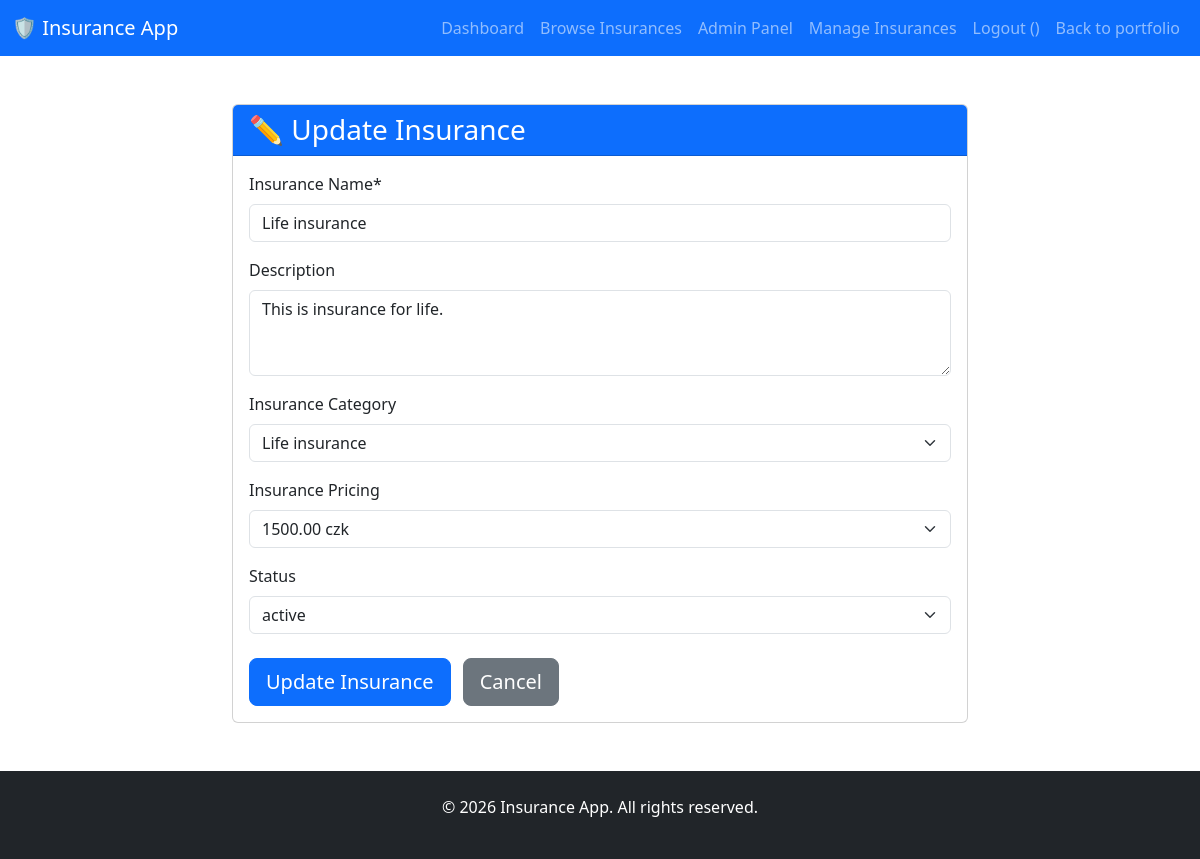
Screenshot of /insurance/1/update/ (signed in) with the database file from the repository.
### insuranceapp/models.py (models this page shows, shortened)
class Insurance(models.Model):
    name=models.CharField(max_length=100, blank=False)
    description=models.TextField(blank=True, null=True)
    ins_category = models.ForeignKey(InsCategory, on_delete=models.CASCADE, related_name='insurances', null=True, blank=True)
    price=models.ForeignKey(Price, on_delete=models.CASCADE, related_name='insurances', null=True, blank=True)
    status = models.ForeignKey(InsuranceStatus, on_delete=models.CASCADE, related_name='insurances', null=True, blank=True)
    class Meta:
        verbose_name = "insurance"
        verbose_name_plural = "insurances"

class InsCategory(models.Model):
    name = models.CharField(max_length=100, blank=False)
    def __str__(self):
        return self.name

class InsuranceStatus(models.Model):
    STATUS_CHOICES = [
        ('active', 'Active'),
        ('inactive', 'Inactive'),
    ]
    status = models.CharField(max_length=10, choices=STATUS_CHOICES, default='inactive')
    def __str__(self):
        return self.status

### insuranceapp/views.py (the view, shortened to what this page needs)
# urls.py: path('<int:pk>/update/', views.InsuranceUpdateView.as_view(), name='insurance_update'),
class InsuranceUpdateView(IsStaffUserMixin, UpdateView):
    model = Insurance
    form_class = InsuranceForm
    template_name = 'insurance_app/insurance_form.html'
    success_url = reverse_lazy('insurance_list')

### insuranceapp/models.py (called while the page is built)
    def __str__(self):
        return f"{self.amount} {self.currency}"

### insuranceapp/views.py (called while the page is built)
    def test_func(self):
        return self.request.user.is_staff or self.request.user.is_superuser

### templates/insurance_app/insurance_form.html (shortened to what this page needs)
{% extends 'insurance_app/base.html' %}
{% load static %}
{% load crispy_forms_tags %}
{% block content %}
<div class="row justify-content-center">
    <div class="col-md-8">
        <div class="card">
            <div class="card-header bg-primary text-white">
                <h3 class="mb-0">
                    {% if form.instance.pk %}
                        ✏️ Update Insurance
                    {% else %}
                        Create New Insurance
                    {% endif %}
                </h3>
            </div>
            <div class="card-body">
                <form method="post" novalidate>
                    {{ form|crispy }}
                    <div class="mt-4">
                        <button type="submit" class="btn btn-primary btn-lg">
                            {% if form.instance.pk %}
                                Update Insurance
                            {% else %}
                                Create Insurance
                            {% endif %}
                        </button>
                        <a href="{% url 'insurance_list' %}" class="btn btn-secondary btn-lg ms-2">Cancel</a>
                    </div>
                </form>
            </div>
        </div>
    </div>
</div>
{%endblock%}

### rows the page displays
Insurance: name "Life insurance", description "This is insurance for life.", ins_category "Life insurance", price "1500.00 czk"
InsuranceStatus: status "active"
